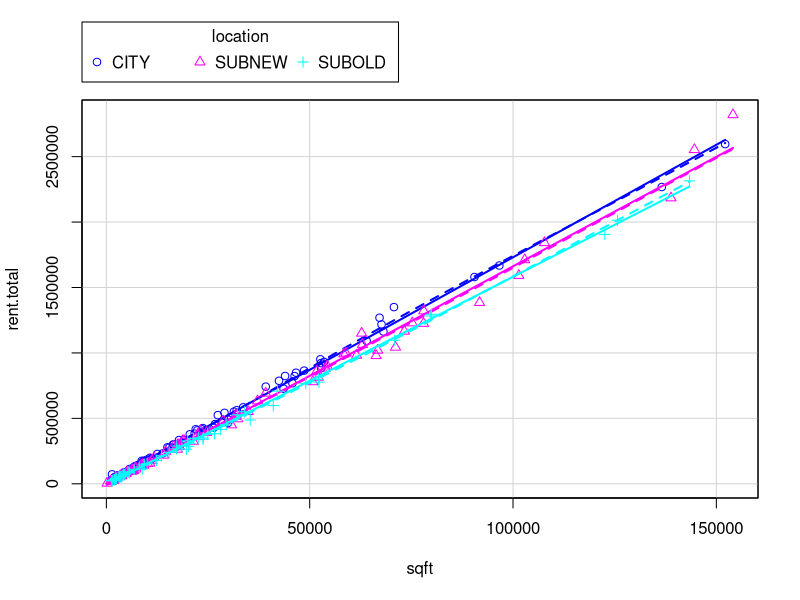
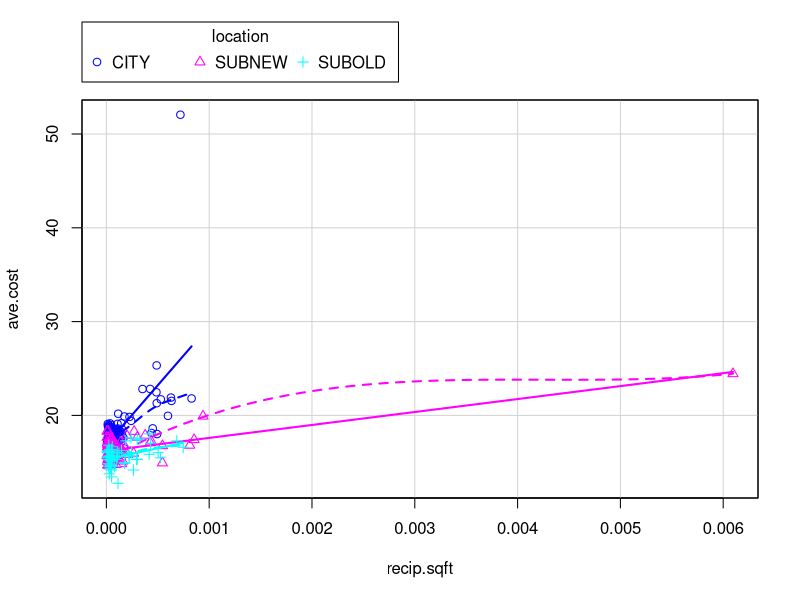
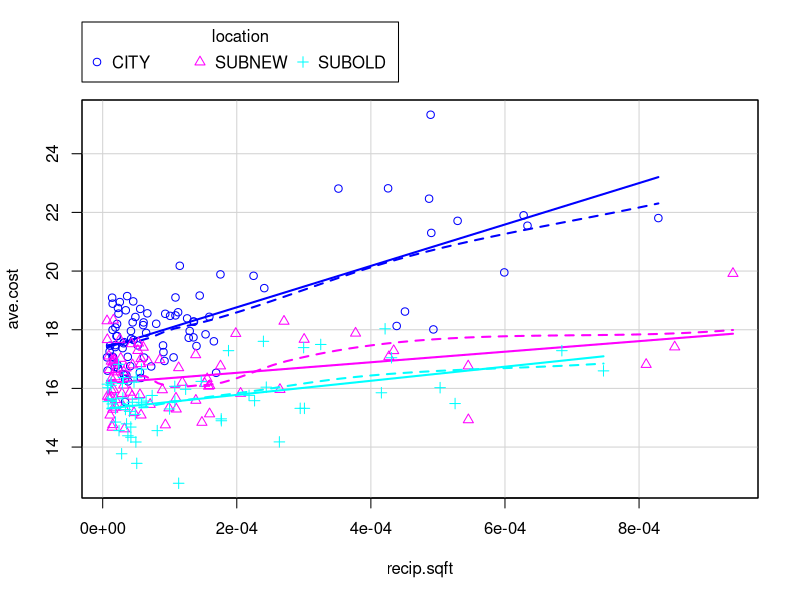
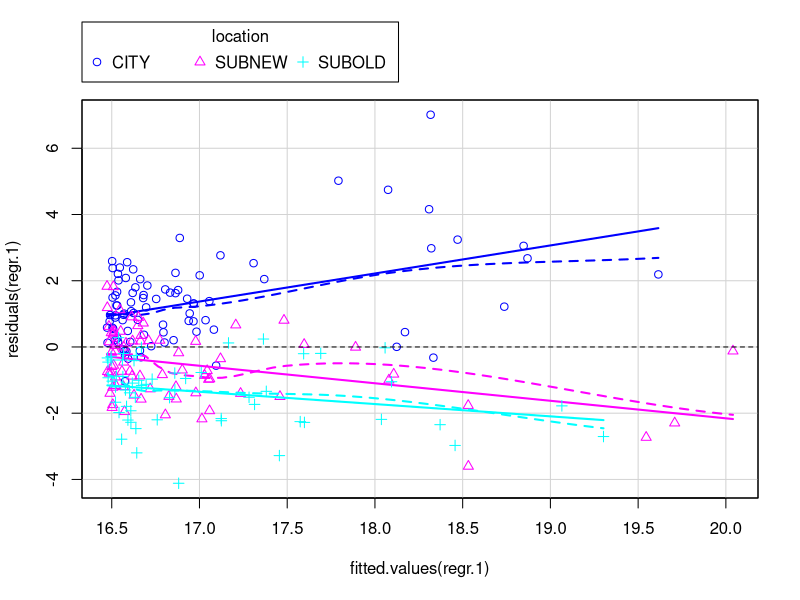
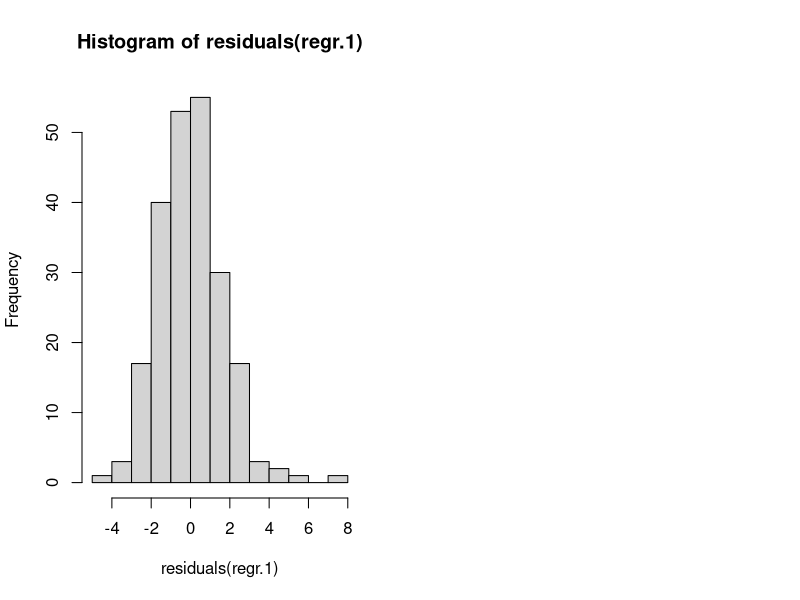

These charts were generated, in order, by the following R code: (Note: this script raises an error after producing the figures.)
### Annenberg Lecture 8

setwd("/Users/bob/work/courses/annenberg/data/")
library(car)

#--------------------------------------------------
# Real Estate Model
#--------------------------------------------------

Leases <- read.table("real_estate.txt", header=TRUE)        # from web
names(Leases)
summary(Leases)

attach(Leases)

# inital scatterplot views, colored by location
scatterplot(sqft, rent.total, groups=location)  # unequal variance

### add variables to data frame, reattach
Leases$ave.cost  <- rent.total/sqft      # ADD Variable
Leases$recip.sqft<- 1/sqft               # ADD Variable
detach(Leases); attach(Leases)

scatterplot(ave.cost ~ recip.sqft, groups=location)

# find the outliers, remove the outliers
identify(ave.cost, recip.sqft)

detach(Leases)
CleanLeases <- Leases[-c(168, 170),]
attach(CleanLeases)
search()


scatterplot(ave.cost ~ recip.sqft, groups=location)

# residuals from this regression have a clear pattern with red above fit, others below
regr.1 <- lm(ave.cost ~ recip.sqft); summary(regr.1)
scatterplot(fitted.values(regr.1), residuals(regr.1),groups=location)
abline(h=0, lty=2)

par(mfrow=c(1,2))
	hist(residuals(regr.1))
	qq.plot(residuals(regr.1)) # not normal, too early for too much concern
par(mfrow=c(1,1))


# add location, check for interaction
regr.2 <- lm(ave.cost ~ recip.sqft * location); summary(regr.2)
regr.2s<- lm(ave.cost ~ recip.sqft + location); summary(regr.2)
anova(regr.2s, regr.2)


# correlate residuals with other factors
for (j in c(1:23)) {
	cat(names(CleanLeases)[j],                           #  print name
	    cor(residuals(regr.2),CleanLeases[,j]), "\n") }  # add new line

par(mfrow=c(1,2))	
	plot( residuals(regr.2) ~ occupancy)
	plot( residuals(regr.2) ~ parking)
par(mfrow=c(1,1))	
	
# transform parking so can interpret
parking.per.sqft <- parking/sqft                 # ADD Variable
par(mfrow=c(1,2))	
	plot( residuals(regr.2) ~ occupancy)
	plot( residuals(regr.2) ~ parking.per.sqft)  # high leverage points?
par(mfrow=c(1,1))	
	
# add to the model
regr.3 <- lm(ave.cost ~ recip.sqft * location + occupancy + parking.per.sqft);
summary(regr.3)

# added var plots for the added predictors, adjusting for others in model
# huge leverage for some leases
par(mfrow=c(1,2))
	av.plot(regr.3, occupancy)
	av.plot(regr.3, parking.per.sqft)
par(mfrow=c(1,1))	


# add interaction for parking
regr.4<- lm(ave.cost ~ recip.sqft * location + occupancy 
			+ parking.per.sqft*location );
summary(regr.4)


# remove interaction for fixed costs
regr.5<- lm(ave.cost ~ recip.sqft + location + occupancy 
			+ parking.per.sqft*location );
summary(regr.5)


# try some other factors
regr.6<- lm(ave.cost ~ recip.sqft + location + occupancy 
			+ parking.per.sqft*location + lease.length + dist.city+dist.airport);
summary(regr.6)

# better?
anova(regr.5, regr.6)


# try some other categorical factors
regr.7 <- lm(ave.cost ~ recip.sqft + location + occupancy 
			+ parking.per.sqft*location + lease.length 
			+ wiring + exercise);
summary(regr.7)


# add just wiring, removing the exercise factor and keeping lease length
regr.8 <- lm(ave.cost ~ recip.sqft + location + occupancy 
			+ parking.per.sqft*location + lease.length + wiring );
summary(regr.8)

# added var plots for some added continuous predictors, adjusting for others in model
par(mfrow=c(2,2))
	av.plots(regr.8, recip.sqft)
	av.plots(regr.8, lease.length)
	av.plots(regr.8, occupancy)
	av.plots(regr.8, parking.per.sqft)  # high leverage
par(mfrow=c(1,1))	



regr.9 <- lm(ave.cost ~ recip.sqft + location + occupancy 
			+ parking.per.sqft*location + lease.length + wiring + recip.sqft:wiring );
summary(regr.9)


# overall model plot, moved closer together
par(mfrow=c(2,1), mar=c(5,4,1,1))  # bottom left top right
	plot(fitted.values(regr.8), ave.cost); abline(0,1,col=2)
    plot(fitted.values(regr.8), residuals(regr.8)); abline(h=0,col=2)
par(mfrow=c(1,1), mar=c(5,4,4,2))


###  Try out stepwise modeling, starting from the previous model


# lower is the starting model, upper is maximum collection to search
# m is the number of predictors that might be added
#    (size of predictors in upper formula) - (size in lower)


lower.eqn <- formula(regr.8)
upper.eqn <- ave.cost ~ (renovation+lease.length+age+dist.city+dist.airport+drive+location+occupancy+floor.bldg+sqft.bldg+elevator+restaurant+wiring+exercise+dist.hosp+firm+floors.lease+renewable+recip.sqft+parking.per.sqft)^2

scope <- list(lower = lower.eqn,upper = upper.eqn)   # all possible interactions
m    <- 200                                          # approximate good enough

# cannot tell to 'use Bonferroni', but this setting for k is similar
model <- step(regr.8, direction="forward", trace=1, steps=200, k=sqrt(2*log(m)), scope=scope)
summary(model)

# only first step passes from bonferroni point of view, so limit to one step
model <- step(regr.8, direction="forward", trace=1, steps=1, k=sqrt(2*log(m)), scope=scope)
summary(model)


# start from empty model with just a constant
# need to supply a scale estimate (your guess of final residual sd... yuk)
# take the scale from prior model
empty.model <- lm(ave.cost ~ 1); summary(empty.model)
scope <- list(lower = ave.cost ~ 1,    # just a constant
              upper = upper.eqn)       # all possible interactions
m    <- 200                            # approximate

regr.step <- step(empty.model, direction="forward", trace=1, steps=200, k=sqrt(2*log(m)),
	      scope=scope, scale = 0.85, data=CleanLeases)
summary(regr.step)


# ... use diagnostics with stepwise as well

par(mfrow=c(2,2))
	av.plots(regr.step, dist.city)
	av.plots(regr.step, recip.sqft)
	av.plots(regr.step, occupancy)
	av.plots(regr.step, parking.per.sqft)  # high leverage
par(mfrow=c(1,1))	


par(mfrow=c(2,2))
	plot(regr.step)   # high leverage point at 139
par(mfrow=c(1,1))	




